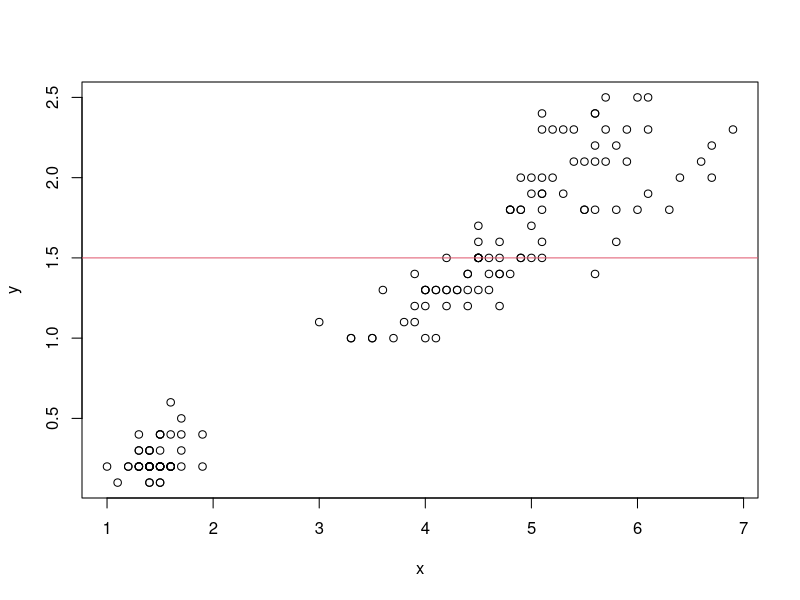

Source code (R):
x=iris[,3]
y=iris[,4]
plot(x,y)
abline(h=1.5,col=2)#a為x=0時的y座標,b為斜率(水平線僅h參數,鉛直線僅v參數)
